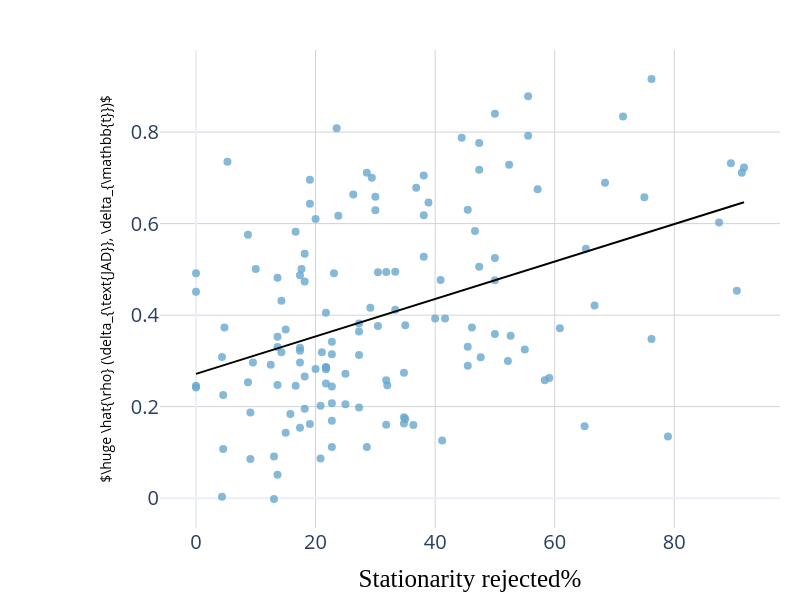

Notebook code cell kept with this figure:
### Code cell
correlation_factor_tos_rejection_correlation_fig.show()
write_pdf(correlation_factor_tos_rejection_correlation_fig, FIG_DIR / "Empirical_relationship_correlation_strength_tos_reject_proportion_correlation.pdf",width= 600, height= 400)

### Figure 1 — Plotly figure (JSON) as saved in the notebook; plotly's stock layout.template omitted (floating-point values rounded to 4 significant figures; data arrays with more than 128 entries replaced by an {"elided": "..."} marker saying what was removed)
{"data": [{"hovertemplate": "Proportion reject the stationarity=%{x}<br>$\\text{Spearman } \\rho$=%{y}<extra></extra>", "legendgroup": "", "marker": {"color": "#67a8cd", "opacity": 0.8, "size": 8, "symbol": "circle"}, "mode": "markers", "name": "", "orientation": "v", "showlegend": false, "type": "scatter", "x": {"elided": "137 float values"}, "xaxis": "x", "y": {"elided": "137 float values"}, "yaxis": "y"}, {"hovertemplate": "<b>OLS trendline</b><br>y = 0.00409429 * x + 0.27151<br>R<sup>2</sup>=0.169476<br><br>Proportion reject the stationarity=%{x}<br>$\\text{Spearman } \\rho$=%{y} <b>(trend)</b><extra></extra>", "legendgroup": "", "line": {"color": "black", "width": 2}, "marker": {"color": "#636efa", "symbol": "circle"}, "mode": "lines", "name": "", "showlegend": false, "type": "scatter", "x": {"elided": "137 float values"}, "xaxis": "x", "y": {"elided": "137 float values"}, "yaxis": "y"}], "layout": {"autosize": true, "height": 600, "legend": {"font": {"size": 20}, "tracegroupgap": 0}, "margin": {"b": 20, "l": 160, "r": 20, "t": 50}, "title": {"font": {"color": "black", "family": "Times New Roman", "size": 50}}, "width": 800, "xaxis": {"anchor": "y", "domain": [0, 1], "gridcolor": "lightgrey", "tickfont": {"size": 20}, "title": {"font": {"color": "black", "family": "Times New Roman", "size": 25}, "text": "Stationarity rejected%"}}, "yaxis": {"anchor": "x", "domain": [0, 1], "gridcolor": "lightgrey", "tickfont": {"size": 20}, "title": {"font": {"color": "black"}, "text": "$\\huge \\hat{\\rho} (\\delta_{\\text{JAD}}, \\delta_{\\mathbb{t}})$"}}}}
